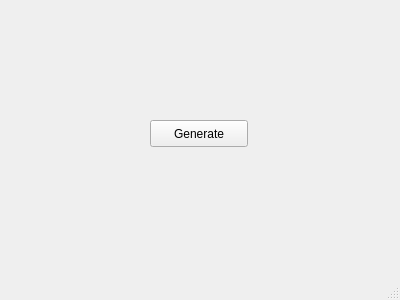
<?xml version="1.0" encoding="UTF-8"?>
<ui version="4.0">
 <class>MainWindow</class>
 <widget class="QMainWindow" name="MainWindow">
  <property name="geometry">
   <rect>
    <x>0</x>
    <y>0</y>
    <width>400</width>
    <height>300</height>
   </rect>
  </property>
  <property name="windowTitle">
   <string>MainWindow</string>
  </property>
  <widget class="QWidget" name="centralWidget">
   <widget class="QPushButton" name="pushButton">
    <property name="geometry">
     <rect>
      <x>150</x>
      <y>120</y>
      <width>98</width>
      <height>27</height>
     </rect>
    </property>
    <property name="text">
     <string>Generate</string>
    </property>
   </widget>
  </widget>
  <widget class="QStatusBar" name="statusBar"/>
 </widget>
 <layoutdefault spacing="6" margin="11"/>
 <resources/>
 <connections/>
</ui>
